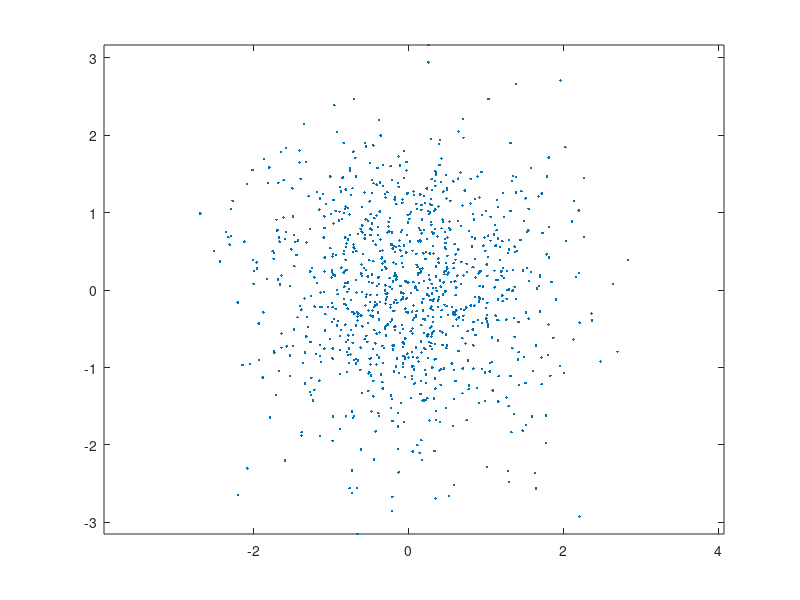
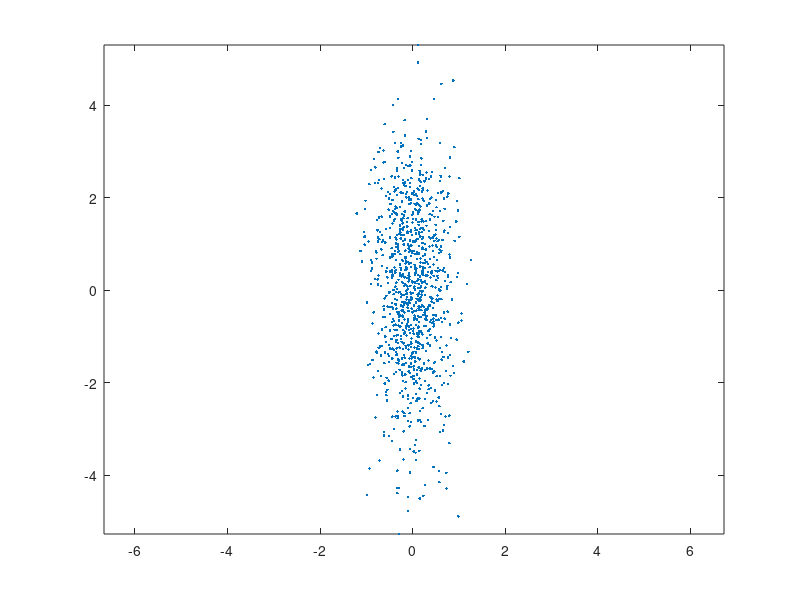
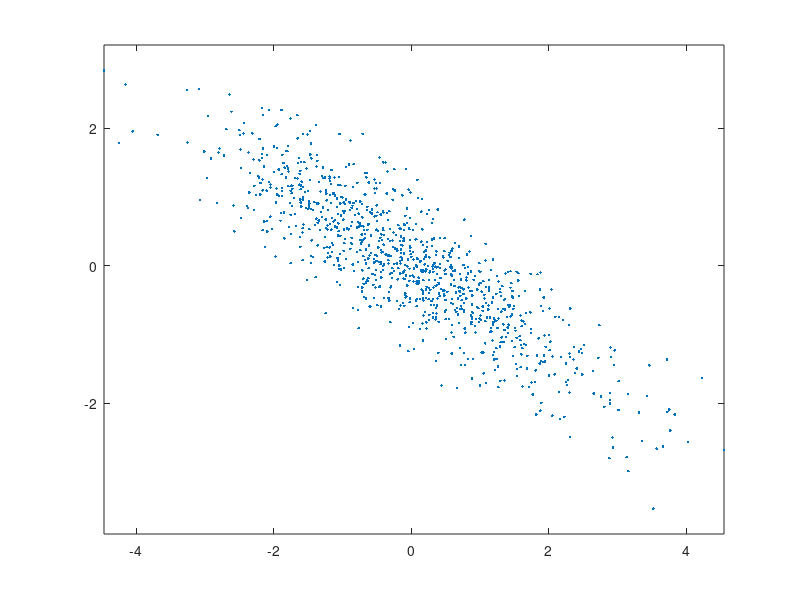
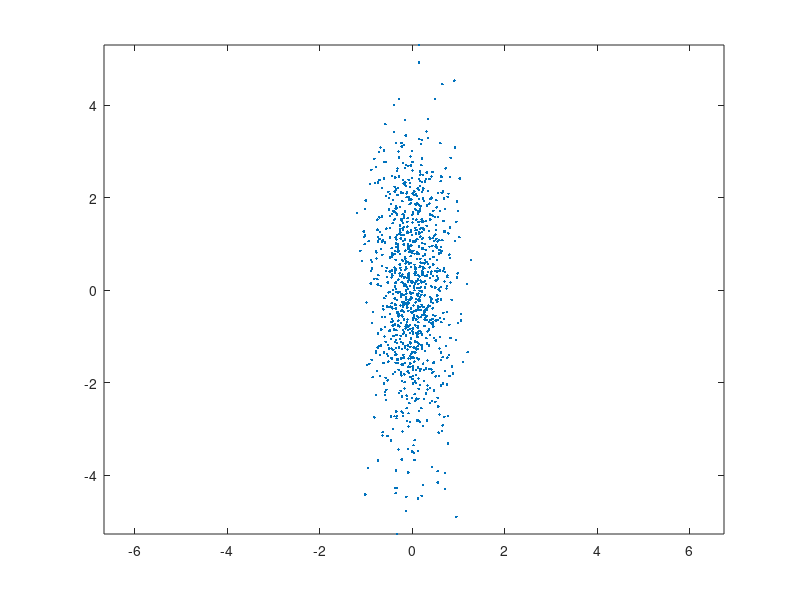

The MATLAB source for these figures, in order: (Note: this script raises an error after producing the figures.)


W = zeros(2,1000);
for i = 1:1000
  W(1,i) = normrnd(0,1);
  W(2,i) = normrnd(0,1);
end
figure(1)
plot(W(1,:),W(2,:),'.')
axis('equal')

R_x = [2 -1.2
      -1.2 1];
[eigV eigs] = eig(R_x);

X_hat = eigs.^(1/2)*W;
figure(2)
plot(X_hat(1,:),X_hat(2,:),'.')
axis('equal')

X_i = eigV * X_hat;
figure(3)
plot(X_i(1,:),X_i(2,:),'.')
axis('equal')

R_n = zeros(2);
for i = 1:1000
    R_n(1,1) = R_n(1,1) + X_i(1,i)*X_i(1,i)/999;
    R_n(1,2) = R_n(1,2) + X_i(1,i)*X_i(2,i)/999;
    R_n(2,1) = R_n(2,1) + X_i(2,i)*X_i(1,i)/999;
    R_n(2,2) = R_n(2,2) + X_i(2,i)*X_i(2,i)/999;
end

[eigV_Rn eig_Rn] = eig(R_n);
Xi_uncorr = eigV_Rn'*X_i;
figure(4)
plot(Xi_uncorr(1,:),Xi_uncorr(2,:),'.')
axis('equal')

Xi_hat = inv(eig_Rn).^(1/2)*Xi_uncorr;
figure(5)
plot(Xi_hat(1,:),Xi_hat(2,:),'.')
axis('equal')

X_hi = zeros(2);
for i = 1:1000
    X_hi(1,1) = X_hi(1,1) + Xi_hat(1,i)*Xi_hat(1,i)/999;
    X_hi(1,2) = X_hi(1,2) + Xi_hat(1,i)*Xi_hat(2,i)/999;
    X_hi(2,1) = X_hi(2,1) + Xi_hat(2,i)*Xi_hat(1,i)/999;
    X_hi(2,2) = X_hi(2,2) + Xi_hat(2,i)*Xi_hat(2,i)/999;
end

[height length] = size(X);
meanImage = mean(X,2);
X_center = zeros(4096,312);
for i = 1:312
    X_center(:,i) = X(:,i) - meanImage;
end
%X_center = X_center/sqrt(311);

[U S V] = svd(X_center,0);

figure(6)
for i = 1:12
    X_hat12 = U(:,i);
    temp = vec2mat(X_hat12,64)';
    colormap(gray(256));
    subplot(4,3,i)
    imagesc(temp);
end


figure(7)
for i = 1:4
    temp = vec2mat(X(:,i),64)';
    colormap(gray(256));
    subplot(2,2,i)
    imagesc(temp);
end

figure(8)
Projection_co = zeros(4,10);
for i = 1:10
    for j = 1:4
        Projection_co(j,i) = U(:,i)'*(X(:,j) - meanImage);
    end
end
t = 1:10;
plot(t,Projection_co);
legend('a','b','c','d')

m = [1 5 10 15 20 30];
figure(9)
for i = 1:6
    temp = m(i);
    X_resyn = U(:,1:temp)*U(:,1:temp)'*X_center(:,1);
    x = vec2mat(X_resyn + meanImage,64)';
    colormap(gray(256))
    subplot(3,2,i)
    imagesc(x);
end

figure(10)
x = vec2mat(X(:,1),64)';
colormap(gray(256))
imagesc(x);

A = U(:,1:10);

empty_cell=cell(26,2);
params=cell2struct(empty_cell,{'M','R'},2);

for j = 1:26
    Y = zeros(10,12);
    u = zeros(10,1);
    for i = 1:12
    Y(:,i) = A'*X_center(:,(i-1)*26 + j);
    u = mean(Y,2);
    R = 0;
       for p = 1:12
          R = R + (Y(:,p) - u)*(Y(:,p) - u)';
       end
       R = R/11;
    end
    params(j).M = u;
    params(j).R = R;
end

datachar='abcdefghijklmnopqrstuvwxyz';
k = 1;
X_test = zeros(4096,26);
for ch = datachar
    fname=sprintf('test_data/veranda/%s.tif',ch);
    test_image = reshape(imread(fname),1,4096);
    X_test(:,k) = test_image;
    k = k + 1;
end
result = zeros(26,1);
Cri = zeros(26,26);
for i = 1:26
    y = A'*(X_test(:,i) - meanImage);
    for j = 1:26
        t = y - params(j).M;
        Cri(i,j) = t'*inv(params(j).R)*t + log(det(params(j).R));
    end
    [x loc] = min(Cri(i,:));
    result(i) = loc;
end

result_1 = zeros(26,1);
Cri = zeros(26,26);
for i = 1:26
    y = A'*(X_test(:,i) - meanImage);
    for j = 1:26
        t = y - params(j).M;
        R_diag = diag(diag(params(j).R));
        Cri(i,j) = t'*inv(R_diag)*t + log(det(R_diag));
    end
    [x loc] = min(Cri(i,:));
    result_1(i) = loc;
end

result_2 = zeros(26,1);
Cri = zeros(26,26);
R_wc = zeros(10);
for i = 1:26
    R_wc = R_wc + params(i).R;
end
R_wc = R_wc/26;

for i = 1:26
    y = A'*(X_test(:,i) - meanImage);
    for j = 1:26
        t = y - params(j).M;
        Cri(i,j) = t'*inv(R_wc)*t + log(det(R_wc));
    end
    [x loc] = min(Cri(i,:));
    result_2(i) = loc;
end

R_wcDiag = diag(diag(R_wc));
result_3 = zeros(26,1);
Cri = zeros(26,26);
for i = 1:26
    y = A'*(X_test(:,i) - meanImage);
    for j = 1:26
        t = y - params(j).M;
        Cri(i,j) = t'*inv(R_wcDiag)*t + log(det(R_wcDiag));
    end
    [x loc] = min(Cri(i,:));
    result_3(i) = loc;
end

result_4 = zeros(26,1);
Cri = zeros(26,26);
for i = 1:26
    y = A'*(X_test(:,i) - meanImage);
    for j = 1:26
        t = y - params(j).M;
        Cri(i,j) = t'*eye(10)*t + 1;
    end
    [x loc] = min(Cri(i,:));
    result_4(i) = loc;
end
temp = zeros(26,2);
display('This is the misclassified letter using R_x')
for i = 1:26
    if result(i) ~= i
        temp(i,1) = (datachar(i));
        temp(i,2) = (datachar(result(i)));
        char(temp(i,:))
    end
end

display('This is the misclassified letter using Lambda_x')

for i = 1:26
    if result_1(i) ~= i
        temp(i,1) = (datachar(i));
        temp(i,2) = (datachar(result_1(i)));
        char(temp(i,:))
    end
end

display('This is the misclassified letter using R_wc')

for i = 1:26
    if result_2(i) ~= i
        temp(i,1) = (datachar(i));
        temp(i,2) = (datachar(result_2(i)));
        char(temp(i,:))
    end
end
        
 display('This is the misclassified letter using Lambda')

for i = 1:26
    if result_3(i) ~= i
        temp(i,1) = (datachar(i));
        temp(i,2) = (datachar(result_3(i)));
        char(temp(i,:))
    end
end

display('This is the misclassified letter using I, the unit matrix')

for i = 1:26
    if result_4(i) ~= i
        temp(i,1) = (datachar(i));
        temp(i,2) = (datachar(result_4(i)));
        char(temp(i,:))
    end
end

    

